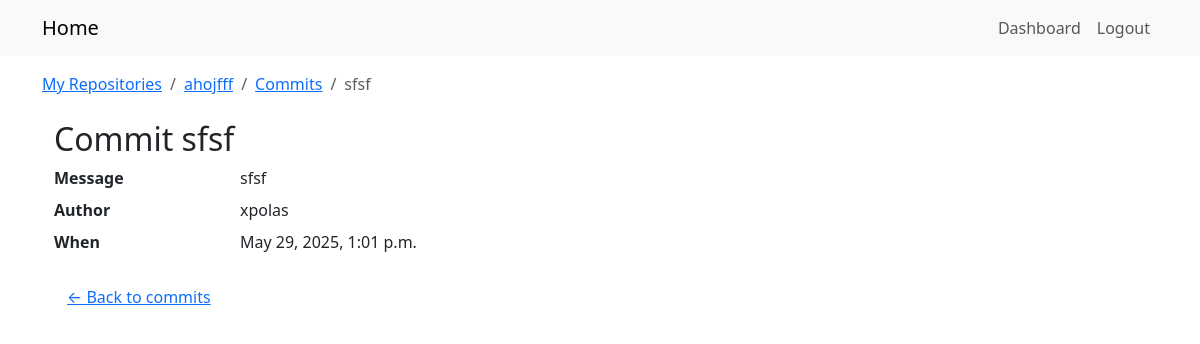
Screenshot of /repos/2/commits/sfsf/ (signed in) with the database file from the repository.
### repos_app/models.py (models this page shows, shortened)
class Repository(models.Model):
    owner = models.ForeignKey(User, on_delete=models.CASCADE, related_name='repositories')
    name = models.CharField(max_length=120)
    description = models.TextField(blank=True)
    is_private = models.BooleanField(default=False)
    created_at = models.DateTimeField(auto_now_add=True)
    class Meta:
        unique_together = ('owner', 'name')

class Commit(models.Model):
    repository = models.ForeignKey(Repository, on_delete=models.CASCADE, related_name='commits')
    author     = models.ForeignKey(User,       on_delete=models.CASCADE, related_name='commits')
    message    = models.CharField(max_length=255)
    hash       = models.CharField(max_length=40, unique=True)
    timestamp  = models.DateTimeField(auto_now_add=True)

### repos_app/views.py (the view)
@login_required
def commit_detail(request, repo_pk, hash):
    commit = get_object_or_404(Commit, hash=hash,
                               repository__pk=repo_pk,
                               repository__owner=request.user)
    repo = commit.repository
    return render(request, 'repos_app/commit_detail.html',
                  {'commit': commit, 'repo': repo})

### templates/repos_app/commit_detail.html
{% extends "base.html" %}
{% block breadcrumbs %}
<nav aria-label="breadcrumb">
  <ol class="breadcrumb mb-0">
    <li class="breadcrumb-item">
      <a href="{% url 'repos_app:repo_list' %}">My Repositories</a>
    </li>
    <li class="breadcrumb-item">
      <a href="{% url 'repos_app:repo_detail' pk=repo.pk %}">{{ repo.name }}</a>
    </li>
    <li class="breadcrumb-item">
      <a href="{% url 'repos_app:commit_list' repo_pk=repo.pk %}">Commits</a>
    </li>
    <li class="breadcrumb-item active" aria-current="page">
      {{ commit.hash|slice:":7" }}
    </li>
  </ol>
</nav>
{% endblock %}
{% block content %}
<div class="container mt-4">
  <h2>Commit {{ commit.hash }}</h2>
  <div class="row">
    <div class="col-md-8">
      <dl class="row">
        <dt class="col-sm-3">Message</dt>
        <dd class="col-sm-9">{{ commit.message }}</dd>
        <dt class="col-sm-3">Author</dt>
        <dd class="col-sm-9">{{ commit.author.username }}</dd>
        <dt class="col-sm-3">When</dt>
        <dd class="col-sm-9">{{ commit.timestamp|date:"M j, Y, P" }}</dd>
      </dl>
      <a class="btn btn-link"
         href="{% url 'repos_app:commit_list' repo_pk=commit.repository.pk %}">
        ← Back to commits
      </a>
    </div>
  </div>
</div>
{% endblock %}

### rows the page displays
Repository: name "ahojfff"
Commit: hash "sfsf", message "sfsf", author.username "xpolas", timestamp "May 29, 2025, 1:01 p.m."
